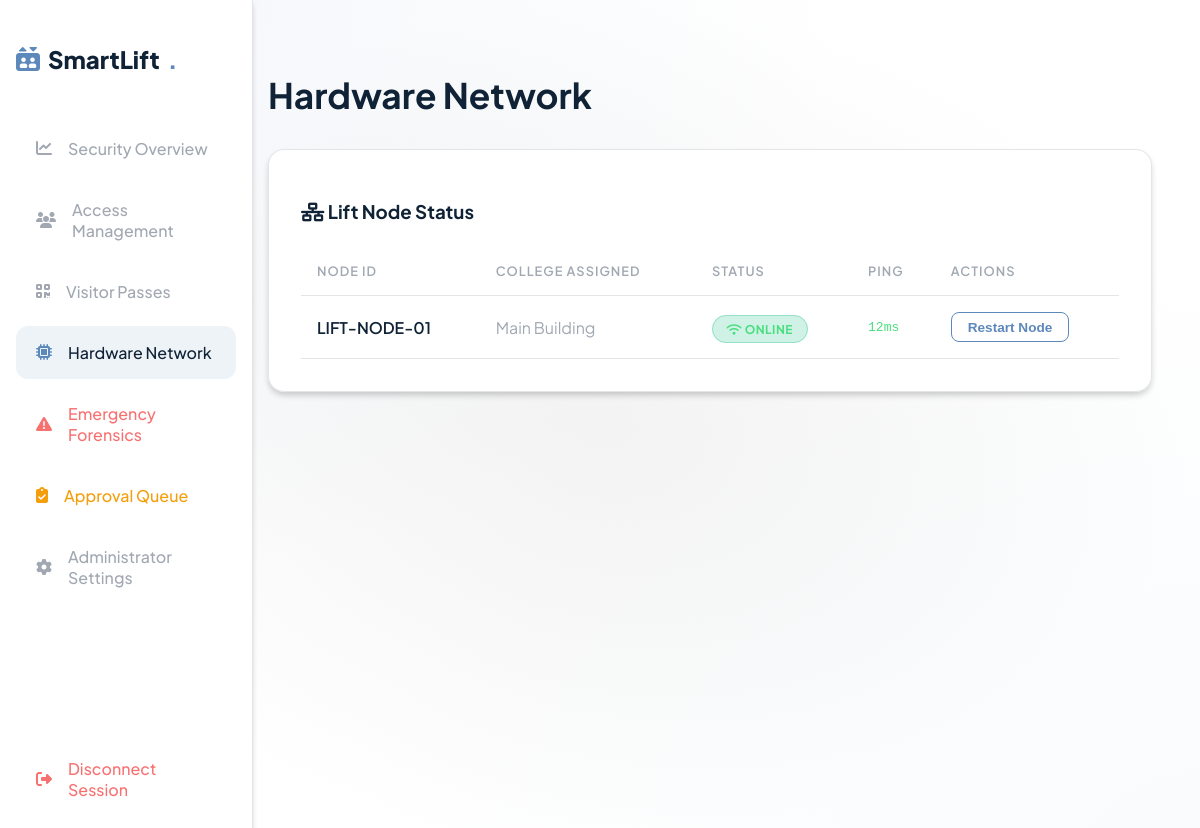
Screenshot of /hardware (signed in) with the database file from the repository.
### models.py (models this page shows)
class Lift(db.Model):
    Lift_id = db.Column(db.Integer, primary_key=True) # ER Mapping: Lift_id
    name = db.Column(db.String(50), default='Main Lobby Lift')
    status = db.Column(db.String(50), default='Idle') # ER Mapping: status
    tenant_id = db.Column(db.Integer, db.ForeignKey('tenant.id'), nullable=False)
    floor_requests = db.relationship('FloorRequest', backref='lift', lazy=True)

### app.py (the view)
@app.route('/hardware')
def hardware():
    if 'admin_id' not in session: return redirect(url_for('login'))
    lifts = Lift.query.filter_by(tenant_id=session['tenant_id']).all()
    return render_template('hardware.html', lifts=lifts)

### templates/hardware.html
{% extends 'base.html' %}
{% block content %}
<div class="dashboard-layout">
    {% include 'sidebar.html' %}
    <div class="main-content" style="padding: 3rem;">
        <h1 style="margin-bottom: 2rem; font-size: 2.2rem;">Hardware Network</h1>
        <div class="glass-panel">
            <h3 style="margin-bottom: 1.5rem;"><i class="fa-solid fa-network-wired"></i> Lift Node Status</h3>
            <table>
                <thead>
                    <tr>
                        <th>Node ID</th>
                        <th>College Assigned</th>
                        <th>Status</th>
                        <th>Ping</th>
                        <th>Actions</th>
                    </tr>
                </thead>
                <tbody>
                    {% for lift in lifts %}
                    <tr>
                        <td style="font-weight: 600;">LIFT-NODE-0{{ lift.Lift_id }}</td>
                        <td style="color: var(--text-muted);">{{ lift.college.clg_name if lift.college else 'Main Building' }}</td>
                        <td>
                            {% if lift.status == 'Online' or lift.status == 'Operational' %}
                            <span class="badge badge-success"><i class="fa-solid fa-wifi"></i> Online</span>
                            {% else %}
                            <span class="badge badge-danger"><i class="fa-solid fa-triangle-exclamation"></i> Offline</span>
                            {% endif %}
                        </td>
                        <td style="color: var(--success); font-family: monospace;">12ms</td>
                        <td>
                            <button class="btn-primary" style="padding: 0.4rem 1rem; font-size: 0.85rem; background: transparent; border: 1px solid var(--accent); color: var(--accent); box-shadow:none;">Restart Node</button>
                        </td>
                    </tr>
                    {% else %}
                    <tr><td colspan="5" style="text-align: center; color: var(--text-muted); padding: 3rem;">No hardware nodes connected.</td></tr>
                    {% endfor %}
                </tbody>
            </table>
        </div>
    </div>
</div>
{% endblock %}

### static/style.css (style rules this page uses)
:root { --uniform-blue: #102336; --glaucous: #5D88BB; --balmy-blue: #B3CBE4; --full-white: #FFFFFF; --metallic-platinum: #D6D6D6; --gray-chateau: #A1A8B2; --bg-main: #FFFFFF; --bg-secondary: #F5F5F5; --bg-card: rgba(255, 255, 255, 0.95); --border: rgba(161, 168, 178, 0.3); --accent: #5D88BB; --accent-hover: #102336; --accent-glow: rgba(93, 136, 187, 0.3); --secondary: #B3CBE4; --success: #4ade80; --warning: #fbbf24; --danger: #f87171; --text-main: #102336; --text-muted: #A1A8B2; --text-dimmed: #7a8390; --surface: rgba(214, 214, 214, 0.4); --surface-hover: rgba(93, 136, 187, 0.1); }
body { background-color: var(--bg-main); background-image: radial-gradient(at 0% 0%, rgba(93, 136, 187, 0.08) 0px, transparent 50%), radial-gradient(at 100% 100%, rgba(179, 203, 228, 0.08) 0px, transparent 50%), radial-gradient(at 50% 50%, rgba(214, 214, 214, 0.3) 0px, transparent 70%); color: var(--text-main); font-family: 'Plus Jakarta Sans', sans-serif; min-height: 100vh; margin: 0; overflow-x: hidden; }
.glass-panel { background: var(--bg-card); backdrop-filter: blur(10px); -webkit-backdrop-filter: blur(10px); border: 1px solid var(--border); border-radius: 16px; box-shadow: 0 8px 32px rgba(16, 35, 54, 0.1); padding: 2rem; box-shadow: 0 4px 6px -1px rgba(0, 0, 0, 0.2); }
.dashboard-layout { display: grid; grid-template-columns: 280px 1fr; min-height: 100vh; }
.main-content { padding: 2rem 2.5rem; }
.btn-primary { background: var(--accent); color: white; padding: 0.75rem 1.5rem; border-radius: 8px; border: none; font-weight: 600; cursor: pointer; transition: all 0.2s; box-shadow: 0 4px 12px rgba(93, 136, 187, 0.3); display: inline-block; }
.badge { padding: 0.35rem 0.85rem; border-radius: 9999px; font-size: 0.75rem; font-weight: 700; letter-spacing: 0.5px; text-transform: uppercase; }
.badge-success { background: rgba(16, 185, 129, 0.2); color: var(--success); border: 1px solid rgba(16,185,129,0.3); }
table { width: 100%; border-collapse: collapse; margin-top: 1rem; }
th, td { padding: 16px; text-align: left; border-bottom: 1px solid var(--border); }
th { color: var(--text-muted); font-weight: 600; text-transform: uppercase; font-size: 0.8rem; letter-spacing: 1px; }
@media (max-width: 1200px) { .dashboard-layout { grid-template-columns: 220px 1fr; } }
@media (max-width: 1200px) { .main-content { padding: 2rem; } }
@media (max-width: 1200px) { h1 { font-size: 2rem; } }
tbody tr { transition: all 0.2s ease; }
.glass-panel { transition: all 0.3s ease; }

### rows the page displays
Lift: Lift_id "1", college "Main Building", status "Online" (drawn)
